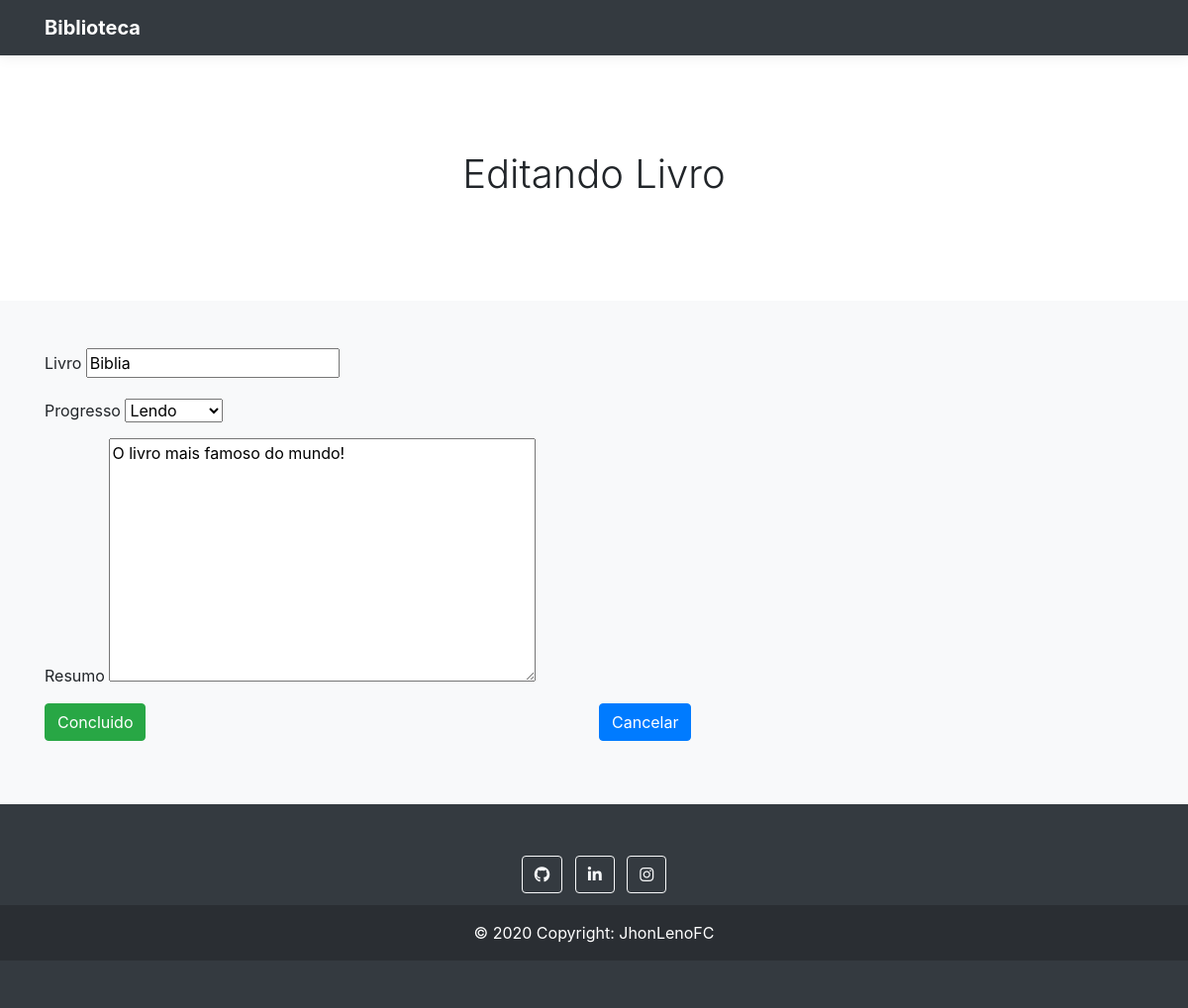
The page /livros/editar/5/ on the database its author committed.
### livros/models.py (models this page shows, shortened)
class Livro(models.Model):
    STATUS_CHOICE = (('Finalizado', 'Finalizado'), ('Lendo','Lendo'))
    livro = models.CharField(max_length=200)
    finalizado = models.CharField(max_length=20, choices=STATUS_CHOICE, default='Lendo')
    resumo = models.TextField()
    adicionado = models.DateField(auto_now_add=True)
    class Meta:
        ordering = ['adicionado']

### livros/views.py (the view)
# urls.py: path('livros/editar/<int:livro_id>/', views.editar, name='editar'),
def editar(request, livro_id):
    livro = Livro.objects.get(pk=livro_id)
    form = LivroForm(request.POST or None, instance=livro)
    if form.is_valid():
        form.save()
        return redirect(index)
    return render(request, 'editar.html', {'form':form})

### livros/forms.py
class LivroForm(forms.ModelForm):
    class Meta:
        model = Livro
        fields = '__all__'

### templates/editar.html (shortened to what this page needs)
{% extends 'index.html' %}
{% block title %}
<section class="jumbotron text-center">
    <div class="container">
        <h1 class="jumbotron-heading">Editando Livro</h1>
    </div>
</section>
{% endblock %}
{% block content %}
<form action="" method="post">
    <div class="form-row">
        <div class="form-group col-md-12">
            <label>Livro</label>
            {{ form.livro }}
        </div>
    </div>
    <div class="form-row">
        <div class="form-group col-md-12">
            <label">Progresso</label>
             {{ form.finalizado }}
        </div>
    </div>
    <div class="form-row">
        <div class="form-group col-md-12">
            <label">Resumo</label>
                        {{ form.resumo }}
        </div>
    </div>
    <div class="form-row">
        <div class="form-group col-md-6">
                <button type="submit" class="btn btn-success">Concluido</button>
        </div>
        <div class="form-group col-md-6">
            <a href="{% url 'home' %}"><button type="button" class="btn btn-primary">Cancelar</button></a>
        </div>
    </div>
</form>
{% endblock %}

### templates/index.html (style rules this page uses)
:root { --jumbotron-padding-y: 3rem; }
.jumbotron { padding-top: var(--jumbotron-padding-y); padding-bottom: var(--jumbotron-padding-y); margin-bottom: 0; background-color: #fff; }
@media (min-width: 768px) { .jumbotron { padding-top: calc(var(--jumbotron-padding-y) * 2); padding-bottom: calc(var(--jumbotron-padding-y) * 2); } }
.jumbotron-heading { font-weight: 300; }
.jumbotron .container { max-width: 40rem; }

### rows shown on the page
Livro: livro "Biblia", finalizado "Lendo", resumo "O livro mais famoso do mundo!"
